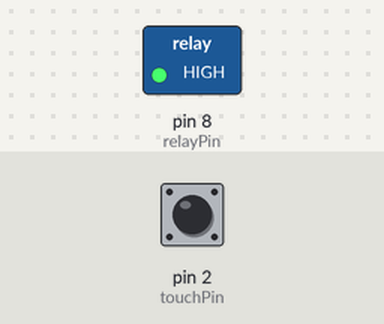
Bench run of a sketch on a simulated Arduino Uno, built with avr-gcc and run on an emulated ATmega328P. On the bench: switched loads named in the sketch (green lamp = pin HIGH). The inputs (shaded band) are chosen by the test bench; at power-on: pin 2 (touchPin) LOW.

Above: at 1.2 s.
1.3 s: pin 2 (touchPin) pulled HIGH for 0.15 s
At 2.4 s:
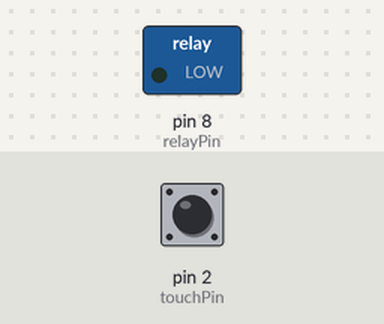
2.9 s: pin 2 (touchPin) pulled HIGH for 1 s
At 3.6 s:
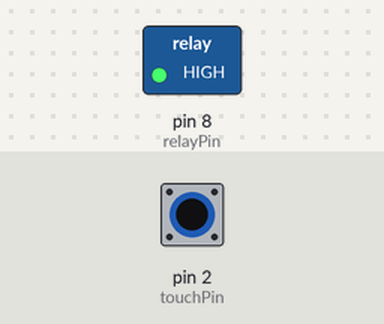
5.4 s: pin 2 (touchPin) pulled HIGH for 3.2 s
At 6.7 s:
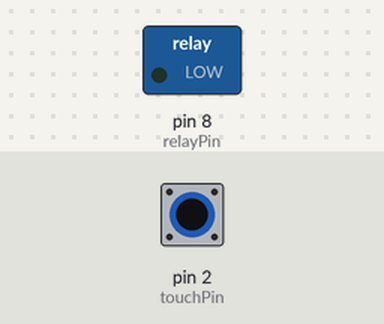
Timing chart, 0 to 8.4 s (numbered marks = the images above; inputs shaded):
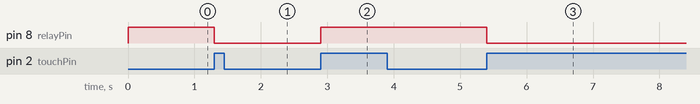

The sketch:

Touch_Sensor_Light.ino
```cpp
// (licence header left out)
int touchPin = 2;   // Touch sensor digital output pin
int relayPin = 8;   // Relay control input pin

int lastTouch = LOW;   // Stores previous touch state
int relayState = LOW;  // Stores current relay state

void setup() {
  pinMode(touchPin, INPUT);     // Configure touch sensor pin as input
  pinMode(relayPin, OUTPUT);    // Configure relay pin as output
  digitalWrite(relayPin, HIGH); // Relay OFF at start (active LOW relay)
}

void loop() {
  int t = digitalRead(touchPin);  // Read touch sensor state

  // Detect rising edge (new touch event)
  if (t == HIGH && lastTouch == LOW) {
    relayState = !relayState;     // Toggle relay state

    // Reverse logic for active LOW relay: LOW = ON, HIGH = OFF
    if (relayState == HIGH) {
      digitalWrite(relayPin, LOW);   // Turn light ON
    } else {
      digitalWrite(relayPin, HIGH);  // Turn light OFF
    }

    delay(200);  // Simple debounce to avoid multiple toggles
  }

  lastTouch = t;  // Update last touch state
}
```

Measured:
- after the input at 1.3 s, pin 8 (relayPin): HIGH → LOW at once
- after the input at 2.9 s, pin 8 (relayPin): LOW → HIGH at once
- after the input at 5.4 s, pin 8 (relayPin): HIGH → LOW at once
